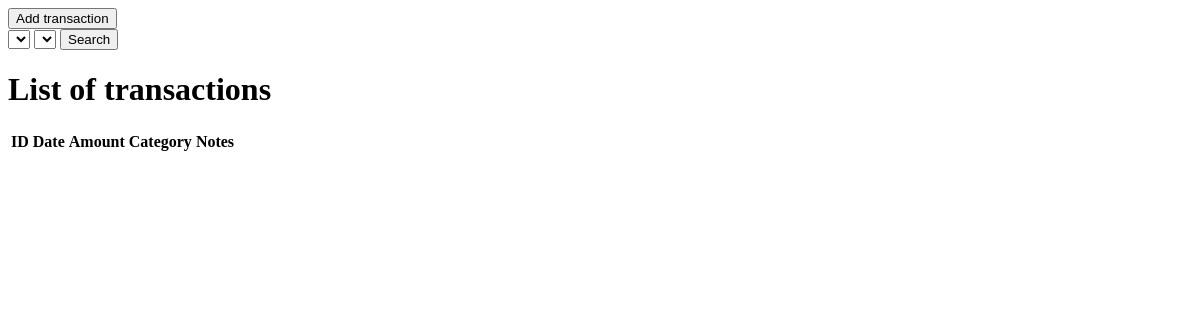
Before: / with the older database file.
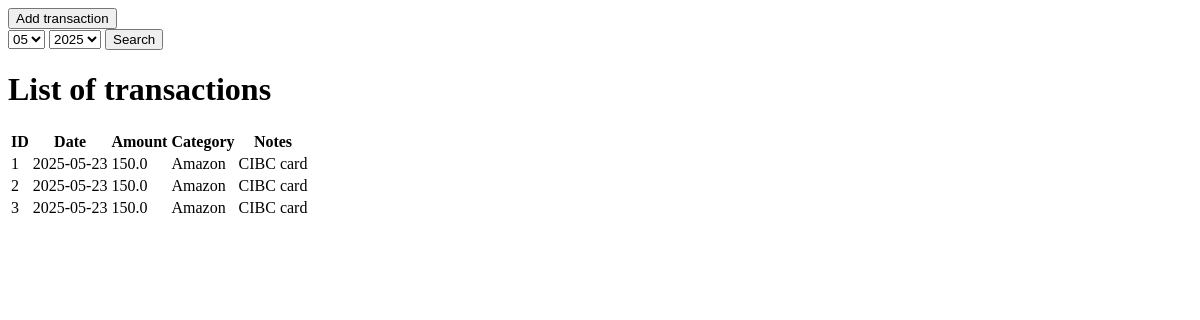
After: the same page with the newer database file.
### tables this page shows
CREATE TABLE expenses(
	id INTEGER PRIMARY KEY AUTOINCREMENT,
	date TEXT NOT NULL,
	amount REAL NOT NULL,
	category TEXT NOT NULL,
	notes TEXT);

### app.py (the view)
@app.route("/")
def home():
	conn = sq.connect("expenses.db")
	cursor=conn.cursor()
	cursor.execute("""SELECT DISTINCT strftime('%m', date), strftime('%Y', date) FROM expenses""")
	month_year=cursor.fetchall()
	selected_month=request.args.get("month")
	selected_year=request.args.get("year")
	if selected_month and selected_month:
		cursor.execute("""SELECT*FROM expenses WHERE strftime('%m', date) = ? AND strftime('%Y', date) = ?""", (selected_month,selected_year))
	else:
		cursor.execute("""SELECT*FROM expenses""")
	expenses=cursor.fetchall()
	conn.close()
	return render_template("home.html", month=[item[0] for item in month_year], year= [item[1] for item in month_year], expenses=expenses)

### templates/home.html (shortened to what this page needs)
<html>
	<head>
	</head>
	<body>
		<a href= "/accounts-expenses">
			<button type="button">Add transaction</button>
		</a>
		<form method="GET" action="/">
			<select name="month" id="month">
				{% for item in month %}
				<option value="{{item}}" {% if item == request.args.get('month') %}selected{% endif %}>{{item}}</option>
				{% endfor %}
			</select>
			<select name="year" id="year">
				{% for item in year %}
				<option value="{{item}}" {% if item == request.args.get('year') %}selected{% endif %}>{{item}}</option>
				{% endfor %}
			</select>
			<button type="submit">Search</button>
		</form>
		<h1>List of transactions</h1>
		<table>
			<tr>
				<th>ID</th>
				<th>Date</th>
				<th>Amount</th>
				<th>Category</th>
				<th>Notes</th>
			</tr>
			{% for items in expenses %}
			<tr>
				<td>{{items[0]}}</td>
				<td>{{items[1]}}</td>
				<td>{{items[2]}}</td>
				<td>{{items[3]}}</td>
				<td>{{items[4]}}</td>
			</tr>
			{% endfor %}
		</table>
	</body>
</html>

Changed rows visible on the page:
added expenses: id "1", date "2025-05-23", amount "150.0", category "Amazon", notes "CIBC card"
added expenses: id "2", date "2025-05-23", amount "150.0", category "Amazon", notes "CIBC card"
added expenses: id "3", date "2025-05-23", amount "150.0", category "Amazon", notes "CIBC card"
Other visible differences:
form field month: (not shown) → "05"
form field year: (not shown) → "2025"
